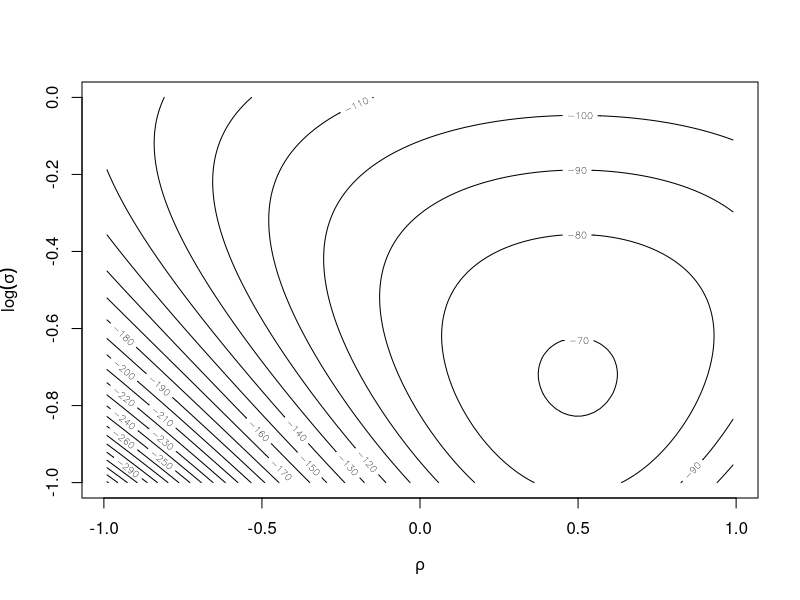

Write the R code that produced this figure.
## ---- chunk 1
    # Read data
    if (file.exists("computation_data_hw_1.csv")) {
        data <- read.csv("computation_data_hw_1.csv")
        y <- data[['x']]
    } else {
        stop("Cannot find the data file 'computation_data_hw_1.csv' at ", getwd())
    }

    # Define the log-likelihood function
    ar_loglik <- function(rho, log_sig) {
        n <- length(y)
        sig <- exp(log_sig)
        rho <- rep(as.numeric(rho), times = n - 1)
        log_lik <- -0.5 * (
            n * log(2 * pi)
            + 2 * n * log_sig
            + (y[1]^2 + sum((y[2:n] - rho * y[1:(n-1)])^2)) / sig^2
        )
        return(log_lik)
    }

    # Visualization
    rho <- seq(-0.99, 0.99, length=100)
    log_sig <- seq(-1.0, 0.0, length=100)
    loglik <- outer(rho, log_sig, Vectorize(ar_loglik))
    contour(
        x=rho,
        y=log_sig,
        z=loglik,
        xlab=expression(rho),
        ylab=expression(log(sigma)),
        nlevels=20,
    )
